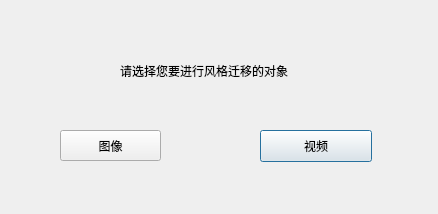
<?xml version="1.0" encoding="UTF-8"?>
<ui version="4.0">
 <class>StartWindow</class>
 <widget class="QDialog" name="StartWindow">
  <property name="geometry">
   <rect>
    <x>0</x>
    <y>0</y>
    <width>438</width>
    <height>214</height>
   </rect>
  </property>
  <property name="windowTitle">
   <string>风格迁移</string>
  </property>
  <widget class="QPushButton" name="select_image">
   <property name="geometry">
    <rect>
     <x>60</x>
     <y>130</y>
     <width>101</width>
     <height>31</height>
    </rect>
   </property>
   <property name="text">
    <string>图像</string>
   </property>
   <property name="default">
    <bool>true</bool>
   </property>
  </widget>
  <widget class="QPushButton" name="select_video">
   <property name="geometry">
    <rect>
     <x>260</x>
     <y>130</y>
     <width>112</width>
     <height>32</height>
    </rect>
   </property>
   <property name="text">
    <string>视频</string>
   </property>
   <property name="default">
    <bool>true</bool>
   </property>
  </widget>
  <widget class="QLabel" name="label">
   <property name="geometry">
    <rect>
     <x>120</x>
     <y>50</y>
     <width>211</width>
     <height>41</height>
    </rect>
   </property>
   <property name="text">
    <string>请选择您要进行风格迁移的对象</string>
   </property>
  </widget>
 </widget>
 <resources/>
 <connections/>
</ui>
